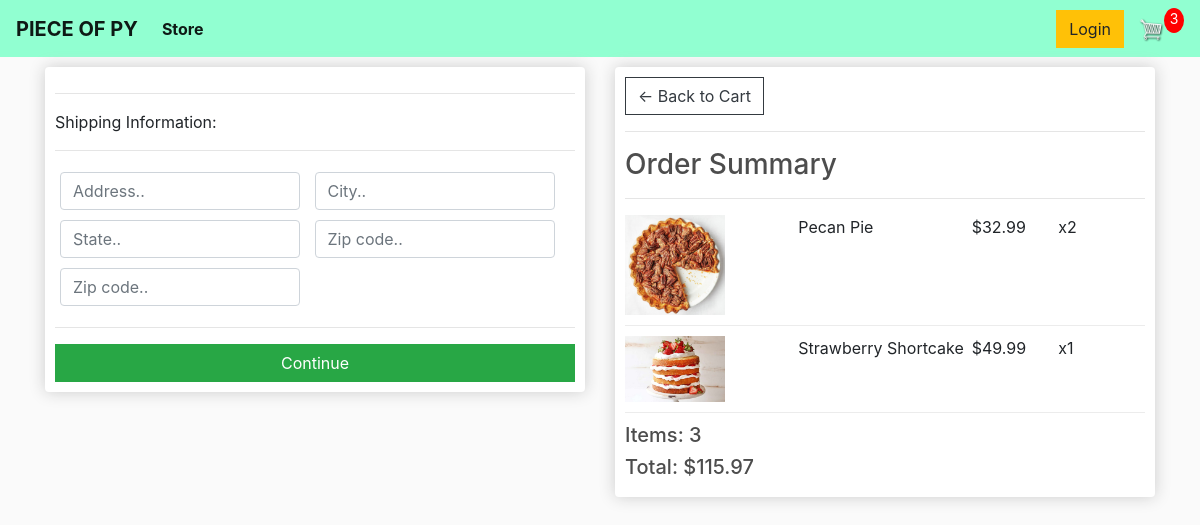
/checkout/ (signed in), run on an earlier commit of the app's database.
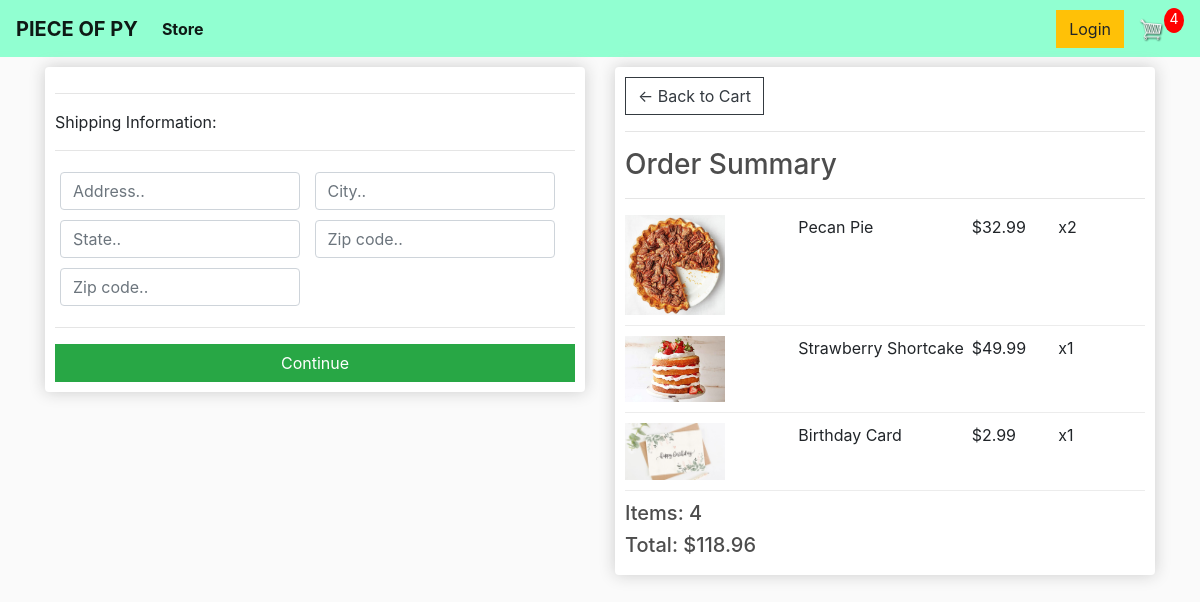
And on a later commit of the database.
### store/models.py (models this page shows, shortened)
class OrderItem(models.Model):
	product = models.ForeignKey(Product, on_delete=models.SET_NULL, blank=True, null=True)
	order = models.ForeignKey(Order, on_delete=models.SET_NULL, blank=True, null=True)
	quantity = models.IntegerField(default=0, null=True, blank=True)
	date_added = models.DateTimeField(auto_now_add=True)
	@property
	def get_total(self):
		total = self.product.price * self.quantity
		return total

class Product(models.Model):
  name = models.CharField(max_length=200, null=True)
  price = models.DecimalField(max_digits=10, decimal_places=2)
  digital = models.BooleanField(default=False, null=True, blank=True)
  image = models.ImageField(blank=True, null=True)
  @property
  def imageURL(self):
    try:
      url = self.image.url
    except:
      url = ''
    return url

class Order(models.Model):
	customer = models.ForeignKey(Customer, on_delete=models.SET_NULL, null=True, blank=True)
	date_ordered = models.DateTimeField(auto_now_add=True)
	complete = models.BooleanField(default=False, null=True, blank=False)
	transaction_id = models.CharField(max_length=100, null=True)
	@property
	def shipping(self):
		shipping = False
		orderitems = self.orderitem_set.all()
		for i in orderitems:
			if i.product.digital == False:
				shipping = True
		return shipping
	@property
	def get_cart_total(self):
		orderitems = self.orderitem_set.all()
		total = sum([item.get_total for item in orderitems])
		return total
	@property
	def get_cart_items(self):
		orderitems = self.orderitem_set.all()
		total = sum([item.quantity for item in orderitems])
		return total

### store/views.py (the view)
# urls.py: path('checkout/', views.checkout, name="checkout"),
def checkout(request):
	data = cartData(request)
	cartItems = data['cartItems']
	order = data['order']
	items = data['items']
	context = {'items':items, 'order':order, 'cartItems':cartItems}
	return render(request, 'store/checkout.html', context)

### store/utils.py (called while the page is built)
def cartData(request):
  if request.user.is_authenticated:
    customer = request.user.customer
    order, created = Order.objects.get_or_create(customer=customer, complete=False)
    items = order.orderitem_set.all()
    cartItems = order.get_cart_items
  else:
    cookieData = cookieCart(request)
    cartItems = cookieData['cartItems']
    order = cookieData['order']
    items = cookieData['items']
  return {'cartItems': cartItems, 'order': order, 'items': items}

### store/templates/store/checkout.html (shortened to what this page needs)
{% extends 'store/main.html' %}
{% load static %}
{% block content %}
     <div class="row">
		<div class="col-lg-6">
			<div class="box-element" id="form-wrapper">
				<form id="form">
					<div id="shipping-info">
						<hr>
						<p>Shipping Information:</p>
						<hr>
						<div class="form-field">
							<input class="form-control" type="text" name="address" placeholder="Address..">
						</div>
						<div class="form-field">
							<input class="form-control" type="text" name="city" placeholder="City..">
						</div>
						<div class="form-field">
							<input class="form-control" type="text" name="state" placeholder="State..">
						</div>
						<div class="form-field">
							<input class="form-control" type="text" name="zipcode" placeholder="Zip code..">
						</div>
						<div class="form-field">
							<input class="form-control" type="text" name="country" placeholder="Zip code..">
						</div>
					</div>
					<hr>
					<input id="form-button" class="btn btn-success btn-block" type="submit" value="Continue">
				</form>
			</div>
			<br>
		</div>
		<div class="col-lg-6">
			<div class="box-element">
				<a  class="btn btn-outline-dark" href="{% url 'cart' %}">&#x2190; Back to Cart</a>
				<hr>
				<h3>Order Summary</h3>
				<hr>
				{% for item in items %}
				<div class="cart-row">
					<div style="flex:2"><img class="row-image" src="{{item.product.imageURL}}"></div>
					<div style="flex:2"><p>{{item.product.name}}</p></div>
					<div style="flex:1"><p>${{item.product.price|floatformat:2}}</p></div>
					<div style="flex:1"><p>x{{item.quantity}}</p></div>
				</div>
				{% endfor %}
				<h5>Items:   {{order.get_cart_items}}</h5>
				<h5>Total:   ${{order.get_cart_total|floatformat:2}}</h5>
			</div>
		</div>
	</div>
{% endblock content %}

What changed in the data, as far as the page shows it:
added OrderItem: product.imageURL (picture), product.name "Birthday Card", product.price "2.99", quantity "1"
computed for Order: get_cart_items "3" → "4"; get_cart_total "115.97" → "118.96"
Also different on the page:
{{ cartItems }}: "3" → "4"
